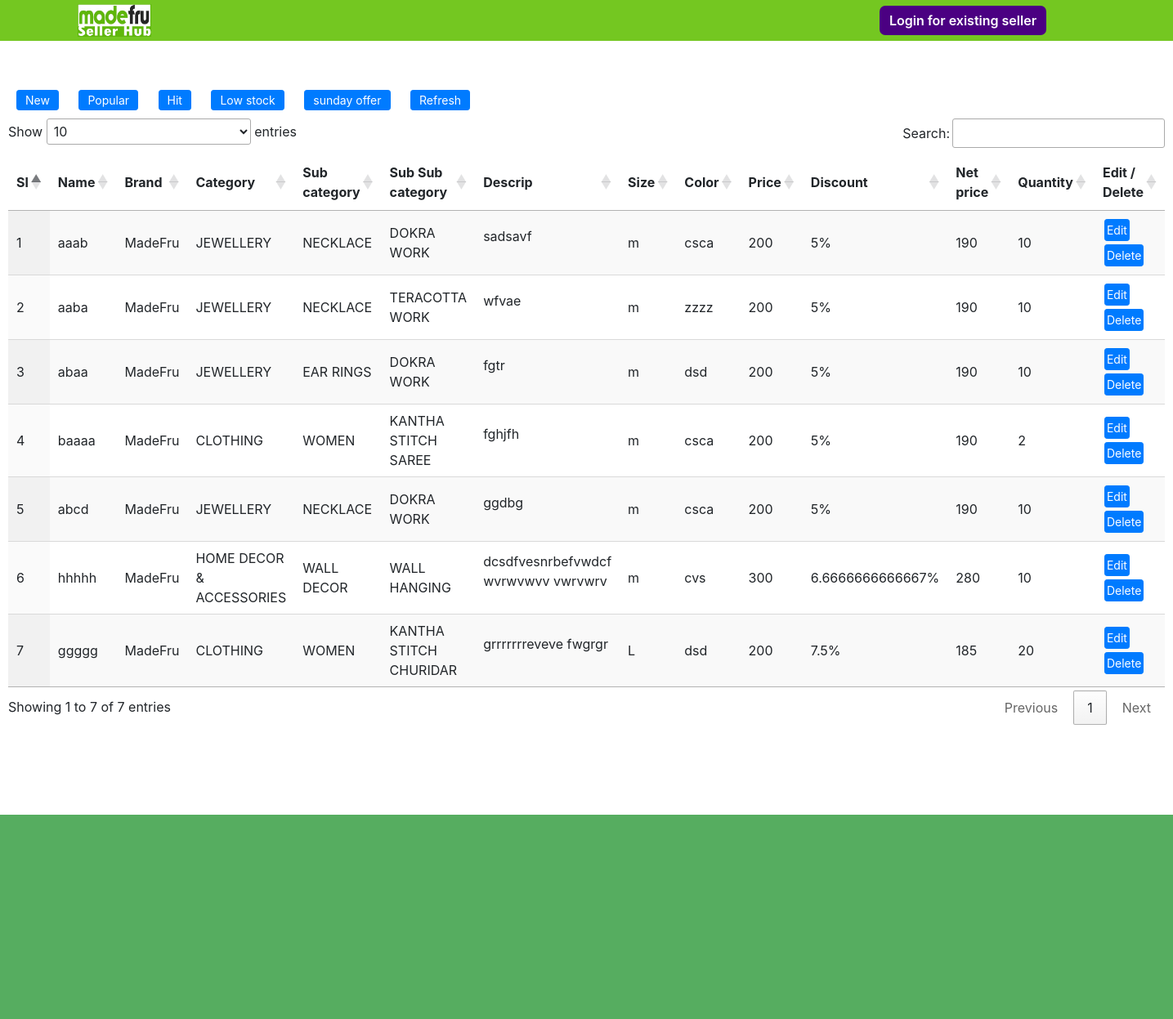
Page /seller/seller-all-products.php on the committed database.
### tables this page shows
CREATE TABLE `product` (
  `id` int(11) NOT NULL,
  `product_id` varchar(200) NOT NULL,
  `product_name` varchar(500) NOT NULL,
  `brand` varchar(200) DEFAULT NULL,
  `category` varchar(200) DEFAULT NULL,
  `subcategory` varchar(200) DEFAULT NULL,
  `subsubcategory` varchar(200) DEFAULT NULL,
  `price` double NOT NULL,
  `quantity` varchar(100) NOT NULL,
  `description` text NOT NULL,
  `discount` double NOT NULL,
  `net_price` double DEFAULT NULL,
  `size` varchar(100) DEFAULT NULL,
  `color` varchar(100) DEFAULT NULL,
  `currency` varchar(100) DEFAULT NULL,
  `new_item` int(10) DEFAULT NULL,
  `popular_item` int(10) DEFAULT NULL,
  `hit_item` int(10) DEFAULT NULL,
  `sunday_offer` int(10) DEFAULT NULL
);

### dbcontroller.php (called while the page is built, shortened)
<?php
    class DBController {
        protected $connection=NULL;
        protected $host='localhost';
        protected $user='root';
        protected $password='';
        protected $database='madefru';
        function connectDB() {
            $this->connection = new mysqli($this->host, $this->user, $this->password, $this->database);
        }
        function selectDB(){
            if(!empty($this->connection)){
                $this->connection->select_db($this->database);
            }
            else{
                echo"Database connection not available".$this->connection->error();
            }
        }
        function runQuery($query){
            if(!empty($this->connection)){
                $result=$this->connection->query($query);
                return $result;
            }
            else{
                echo"Database connection not available".$this->connection->error();
            }
        }
    }
?>

### seller/seller-all-products.php (the view, shortened to what this page needs)
<?php
    include('header.php');
?>
<div id="product-list-container">
        <tr class="tfilter">
                <td class="filtertype">
                    <a href="new_filter.php" class="btn btn-primary btn-sm" style="padding: 1px 10px; margin: 0px 10px 10px 10px;">
                        New
                    </a>
                </td>
                <td class="filtertype">
                    <a href="popular_filter.php" class="btn btn-primary btn-sm" style="padding: 1px 10px; margin: 0px 10px 10px 10px;">
                        Popular
                    </a>
                </td>
                <td class="filtertype">
                    <a href="hit_filter.php" class="btn btn-primary btn-sm" style="padding: 1px 10px; margin: 0px 10px 10px 10px;">
                        Hit
                    </a>
                </td>
                <td class="filtertype">
                    <a href="low_stock_filter.php" class="btn btn-primary btn-sm" style="padding: 1px 10px; margin: 0px 10px 10px 10px;">
                        Low stock
                    </a>
                </td>
                <td class="filtertype">
                    <a href="offer_filter.php" class="btn btn-primary btn-sm" style="padding: 1px 10px; margin: 0px 10px 10px 10px;">
                        sunday offer
                    </a>
                </td>
                <td class="filtertype">
                    <a href="refresh_product.php" class="btn btn-primary btn-sm" style="padding: 1px 10px; margin: 0px 10px 10px 10px;">
                        Refresh
                    </a>
                </td>
            <tr>
        <table id="product-list" class="display" style="width:90%;">
            <thead>
                <tr>
                    <th>Sl</th>
                    <th>Name</th>
                    <th>Brand</th>
                    <th>Category</th>
                    <th>Sub category</th>
                    <th>Sub Sub category</th>
                    <th>Descrip</th>
                    <th>Size</th>
                    <th>Color</th>
                    <th>Price</th>
                    <th>Discount</th>
                    <th>Net price</th>
                    <th>Quantity</th>
                    <th>Edit / Delete</th>
                </tr>
            </thead>
            <tbody>
                <?php
                    $sl=0;
                    $query1="select * from product";
                    $r1=$db_handle->runQuery($query1);
                    while($prow=mysqli_fetch_assoc($r1)){
                        $sl++;
                        $pid=$prow['product_id'];
                        $pname=$prow['product_name'];
                        $pbrand=$prow['brand'];
                        $pcategory=$prow['category'];
                        $psubcate=$prow['subcategory'];
                        $psubsubcate=$prow['subsubcategory'];
                        $pdescrip=$prow['description'];
                        $psize=$prow['size'];
                        $pcolor=$prow['color'];
                        $pprice=$prow['price'];
                        $pdiscount=$prow['discount'];
                        $pnet=$prow['net_price'];
                        $pquantity=$prow['quantity'];
                ?>
                <tr>
                    <td><?php echo"$sl"; ?></td>
                    <td><?php echo"$pname"; ?></td>
                    <td><?php echo"$pbrand"; ?></td>
                    <td><?php echo"$pcategory"; ?></td>
                    <td><?php echo"$psubcate"; ?></td>
                    <td><?php echo"$psubsubcate"; ?></td>
                    <td><?php echo"$pdescrip"; ?></td>
                    <td><?php echo"$psize"; ?></td>
                    <td><?php echo"$pcolor"; ?></td>
                    <td><?php echo"$pprice"; ?></td>
                    <td><?php echo"$pdiscount"; ?>%</td>
                    <td><?php echo"$pnet"; ?></td>
                    <td><?php echo"$pquantity"; ?></td>
                    <td><?php echo"<a href='edit_product_aesir.php?id=$pid' class='btn btn-primary btn-sm' style='padding: 2px; margin: 2px;'>
                                Edit</a><a href='delete_product.php?id=$pid' class='btn btn-primary btn-sm' style='padding: 2px; margin: 2px;' onclick='return send();'>
                                Delete</a>"; ?></td>
                </tr>
                <?php } ?>
            </tbody>
        </table>
</div>
<div class="list-product-footer">
<?php
    include('footer.php');
?>

### seller/css/style.css (style rules this page uses)
body { font-family: sans-serif; }
body a { text-decoration: none; }
#product-list-container { position: relative; top: 100px; padding: 10px; }
.list-product-footer { position: relative;top: 200px; }

### rows in the picture
product: product_name "aaab", brand "MadeFru", category "JEWELLERY", subcategory "NECKLACE", subsubcategory "DOKRA WORK", description "sadsavf", size "m", color "csca", price "200", discount "5", net_price "190", quantity "10"
product: product_name "aaba", brand "MadeFru", category "JEWELLERY", subcategory "NECKLACE", subsubcategory "TERACOTTA WORK", description "wfvae", size "m", color "zzzz", price "200", discount "5", net_price "190", quantity "10"
product: product_name "abaa", brand "MadeFru", category "JEWELLERY", subcategory "EAR RINGS", subsubcategory "DOKRA WORK", description "fgtr", size "m", color "dsd", price "200", discount "5", net_price "190", quantity "10"
product: product_name "baaaa", brand "MadeFru", category "CLOTHING", subcategory "WOMEN", subsubcategory "KANTHA STITCH SAREE", description "fghjfh", size "m", color "csca", price "200", discount "5", net_price "190", quantity "2"
product: product_name "abcd", brand "MadeFru", category "JEWELLERY", subcategory "NECKLACE", subsubcategory "DOKRA WORK", description "ggdbg", size "m", color "csca", price "200", discount "5", net_price "190", quantity "10"
product: product_name "hhhhh", brand "MadeFru", category "HOME DECOR & ACCESSORIES", subcategory "WALL DECOR", subsubcategory "WALL HANGING", description "dcsdfvesnrbefvwdcf wvrwvwvv vwrvwrv", size "m", color "cvs", price "300", discount "6.6666666666667", net_price "280", quantity "10"
product: product_name "ggggg", brand "MadeFru", category "CLOTHING", subcategory "WOMEN", subsubcategory "KANTHA STITCH CHURIDAR", description "grrrrrrreveve fwgrgr", size "L", color "dsd", price "200", discount "7.5", net_price "185", quantity "20"
